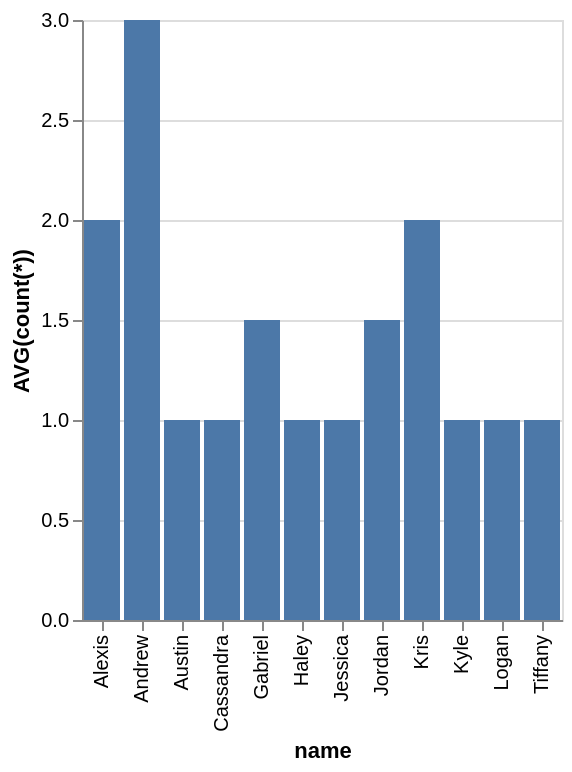

Specify this chart in Vega-Lite:
### Vega-Lite specification from a JSON file in a GitHub repository (floating-point values rounded to 4 significant figures)
{"data": {"values": [{"x_data": "Alexis", "y_data": 2}, {"x_data": "Andrew", "y_data": 3}, {"x_data": "Austin", "y_data": 1}, {"x_data": "Cassandra", "y_data": 1}, {"x_data": "Gabriel", "y_data": 1.5}, {"x_data": "Haley", "y_data": 1}, {"x_data": "Jessica", "y_data": 1}, {"x_data": "Jordan", "y_data": 1.5}, {"x_data": "Kris", "y_data": 2}, {"x_data": "Kyle", "y_data": 1}, {"x_data": "Logan", "y_data": 1}, {"x_data": "Tiffany", "y_data": 1}]}, "mark": "bar", "encoding": {"x": {"field": "x_data", "type": "nominal", "title": "name", "sort": "ascending"}, "y": {"field": "y_data", "type": "quantitative", "title": "AVG(count(*))"}}}
